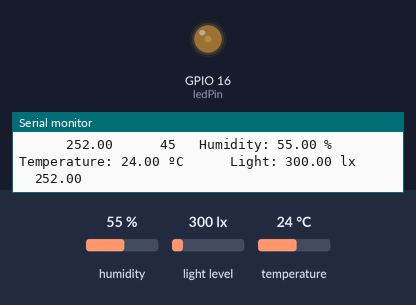
Bench run of a sketch on a simulated ESP32. On the bench: output pins drawn as LEDs (lit = HIGH), the last lines printed to the serial monitor. The inputs (shaded band) are chosen by the test bench; at power-on: light level 300 lx, humidity 55 %, temperature 24 °C.

Above: at 4.7 s.
4.8 s: light level set to 500 lx
At 13.6 s:
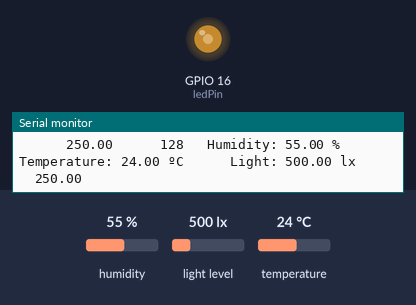
24.0 s: light level set to 1960 lx
At 25.3 s:
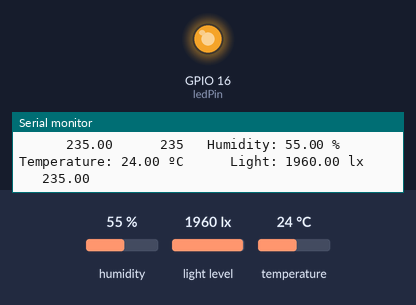
Timing chart, 0 to 27.0 s (numbered marks = the images above; inputs shaded):
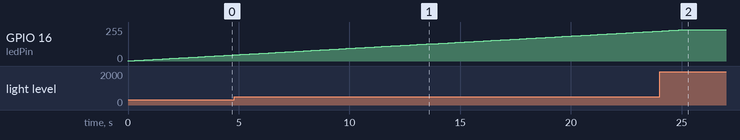

The sketch:

sketch_sep13a.ino
```cpp
  /*-----------------------------------------------------------------------------------------------------------------------------*/
  /*-----------------------------------------------------------------------------------------------------------------------------*/
  /*-----------------------------------------------------------------------------------------------------------------------------*/
  /*---------------------------------- ----------********* JORNADA DE APRENDIZAGEM 6P **********---------------------------------*/
  /*-----------------------------------------------------------------------------------------------------------------------------*/
  /*-----------------------------------------------------------------------------------------------------------------------------*/
  /*-----------------------------------------------------------------------------------------------------------------------------*/
  /*-----------------------------------------------------------------------------------------------------------------------------*/

/*
This code had been written using the Arduino IDE, prior to the use of this code you should install the following libraries:

- BH1750 by Christopher Laws
- Adafruit Unified Sensor by Adafruit
- Adafruit Circuit Playground by Adafruit
- DHT sensor library
*/


  /*-----------------------------------------------------------------------------------------------------------------------------*/
  /*-----------------------------------------------------------------------------------------------------------------------------*/
  /*-----------------------------------------------------------------------------------------------------------------------------*/
  /*--------------------------------------------*********** INCLUSION OF THE LIBRARIES ********----------------------------------*/
  /*-----------------------------------------------------------------------------------------------------------------------------*/
  /*-----------------------------------------------------------------------------------------------------------------------------*/
  /*-----------------------------------------------------------------------------------------------------------------------------*/
  /*-----------------------------------------------------------------------------------------------------------------------------*/

#include "DHT.h"
#include <Adafruit_Sensor.h>
#include <Wire.h>
#include <BH1750.h>
BH1750 lightMeter;


  /*-----------------------------------------------------------------------------------------------------------------------------*/
  /*-----------------------------------------------------------------------------------------------------------------------------*/
  /*-----------------------------------------------------------------------------------------------------------------------------*/
  /*---------------------------------------------****************** DEFINITIONS ****************---------------------------------*/
  /*-----------------------------------------------------------------------------------------------------------------------------*/
  /*-----------------------------------------------------------------------------------------------------------------------------*/
  /*-----------------------------------------------------------------------------------------------------------------------------*/
  /*-----------------------------------------------------------------------------------------------------------------------------*/

#define DHTPIN 27
#define DHTTYPE DHT22
DHT dht(DHTPIN, DHTTYPE);

  /*-----------------------------------------------------------------------------------------------------------------------------*/
  /*-----------------------------------------------------------------------------------------------------------------------------*/
  /*-----------------------------------------------------------------------------------------------------------------------------*/
  /*---------------------------------------------************ VARIABLES DECLARATIONS ***********---------------------------------*/
  /*-----------------------------------------------------------------------------------------------------------------------------*/
  /*-----------------------------------------------------------------------------------------------------------------------------*/
  /*-----------------------------------------------------------------------------------------------------------------------------*/
  /*-----------------------------------------------------------------------------------------------------------------------------*/

//
float outputPwm = 0;

// Value used to adjust the variation of the LED
float valorAjuste = 1;

// the number of the LED pin
const int ledPin = 16;  // 16 corresponds to GPIO16

// setting PWM properties
const int freq = 2000;
const int ledChannel = 0;
const int resolution = 8;


  /*-----------------------------------------------------------------------------------------------------------------------------*/
  /*-----------------------------------------------------------------------------------------------------------------------------*/
  /*-----------------------------------------------------------------------------------------------------------------------------*/
  /*--------------------------------------------****************** SETUP **********************----------------------------------*/
  /*-----------------------------------------------------------------------------------------------------------------------------*/
  /*-----------------------------------------------------------------------------------------------------------------------------*/
  /*-----------------------------------------------------------------------------------------------------------------------------*/
  /*-----------------------------------------------------------------------------------------------------------------------------*/

void setup(){

  Serial.begin(9600);

   dht.begin();

  // Initialize the I2C bus (BH1750 library doesn't do this automatically)
  Wire.begin();

  lightMeter.begin();

  Serial.println(F("BH1750 Test begin"));

  // configure LED PWM functionalitites
  ledcSetup(ledChannel, freq, resolution);

  // attach the channel to the GPIO to be controlled
  ledcAttachPin(ledPin, ledChannel);
}

void loop()

  /*-----------------------------------------------------------------------------------------------------------------------------*/
  /*-----------------------------------------------------------------------------------------------------------------------------*/
  /*-----------------------------------------------------------------------------------------------------------------------------*/
  /*-----------------------------------*********** LIGHT SENSOR BH1750 & PWM GENERATION *************----------------------------*/
  /*-----------------------------------------------------------------------------------------------------------------------------*/
  /*-----------------------------------------------------------------------------------------------------------------------------*/
  /*-----------------------------------------------------------------------------------------------------------------------------*/
  /*-----------------------------------------------------------------------------------------------------------------------------*/
{
  float lux = lightMeter.readLightLevel();
  Serial.print("      ");
  Serial.print("Light: ");
  Serial.print(lux);
  Serial.print(" lx");
  Serial.print("      ");
  float valor = map(lux,0,24635,255,0);
  if (valor < 0) {
  valor = 0;
  }
  Serial.println(valor);

  if (valor > outputPwm)
  {
    outputPwm = outputPwm + valorAjuste;
  }
  if (valor < outputPwm)
  {
    outputPwm = outputPwm - valorAjuste;
  }

  ledcWrite(0, int(outputPwm));
  Serial.print("      ");
  Serial.print(valor);
  Serial.print("      ");
  Serial.print(int(outputPwm));

  /*-----------------------------------------------------------------------------------------------------------------------------*/
  /*-----------------------------------------------------------------------------------------------------------------------------*/
  /*-----------------------------------------------------------------------------------------------------------------------------*/
  /*--------------------------------------*********** TEMPERATURE/HUMIDITY SENSOR DHT22 *************----------------------------*/
  /*-----------------------------------------------------------------------------------------------------------------------------*/
  /*-----------------------------------------------------------------------------------------------------------------------------*/
  /*-----------------------------------------------------------------------------------------------------------------------------*/
  /*-----------------------------------------------------------------------------------------------------------------------------*/


  // reads the information from the DHT22 sensor
  float temperature = dht.readTemperature();
  float humidity = dht.readHumidity();

  if(isnan(temperature) || isnan(humidity))
  {
    Serial.println("Failed to read DHT22");
    delay(2000);
  }

  //displays the temperature and humidity
  else
  {
    Serial.print("   ");
    Serial.print("Humidity: ");
    Serial.print(humidity);
    Serial.print(" %\t");
    Serial.print("   ");
    Serial.print("Temperature: ");
    Serial.print(temperature);
    Serial.print(" ºC");
  }

  /*-----------------------------------------------------------------------------------------------------------------------------*/
  /*-----------------------------------------------------------------------------------------------------------------------------*/
  /*-----------------------------------------------------------------------------------------------------------------------------*/
  /*-------------------------------------------------------*********** FINISH *************--------------------------------------*/
  /*-----------------------------------------------------------------------------------------------------------------------------*/
  /*-----------------------------------------------------------------------------------------------------------------------------*/
  /*-----------------------------------------------------------------------------------------------------------------------------*/
  /*-----------------------------------------------------------------------------------------------------------------------------*/
}
```

Measured:
- after the input at 24.0 s, GPIO 16 (ledPin): goes on until 25.0 s, then stays 234/255
